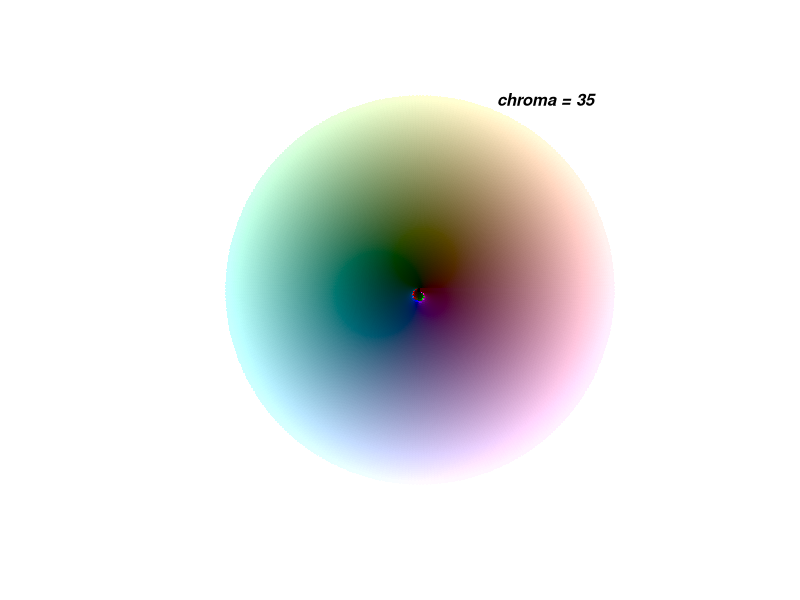
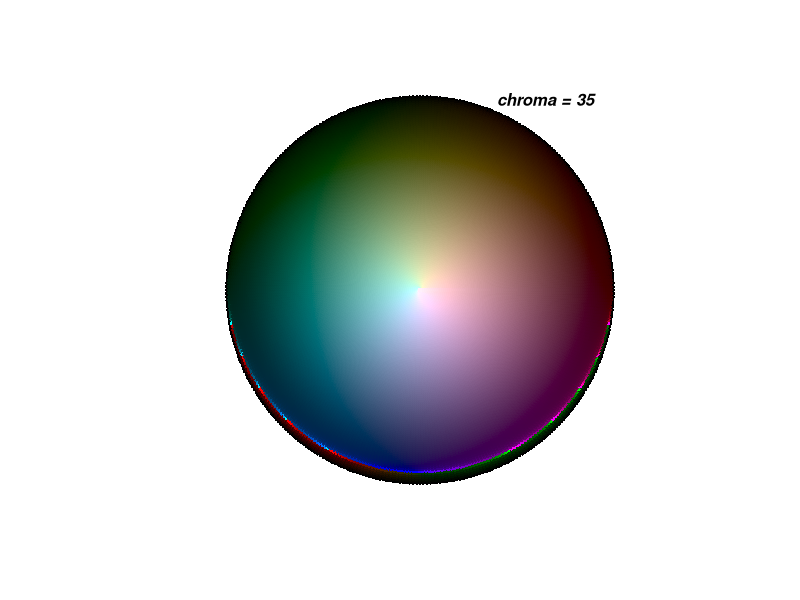
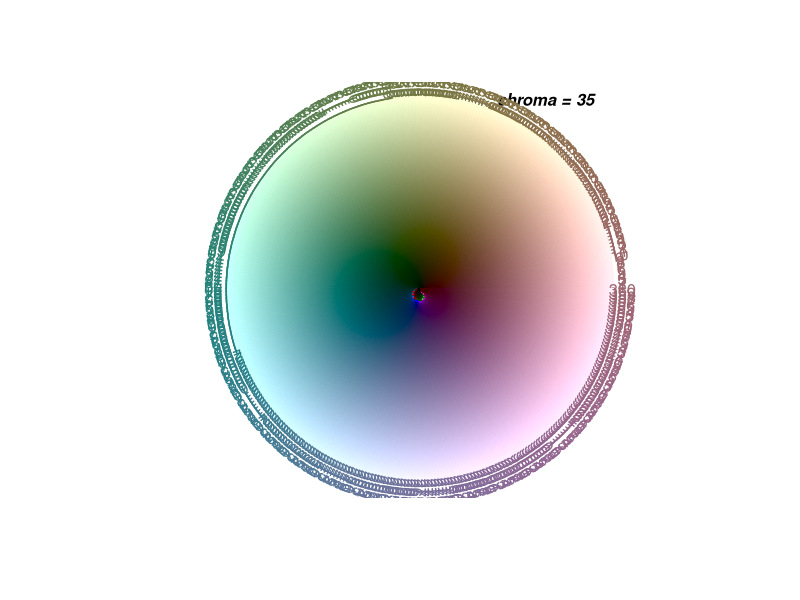
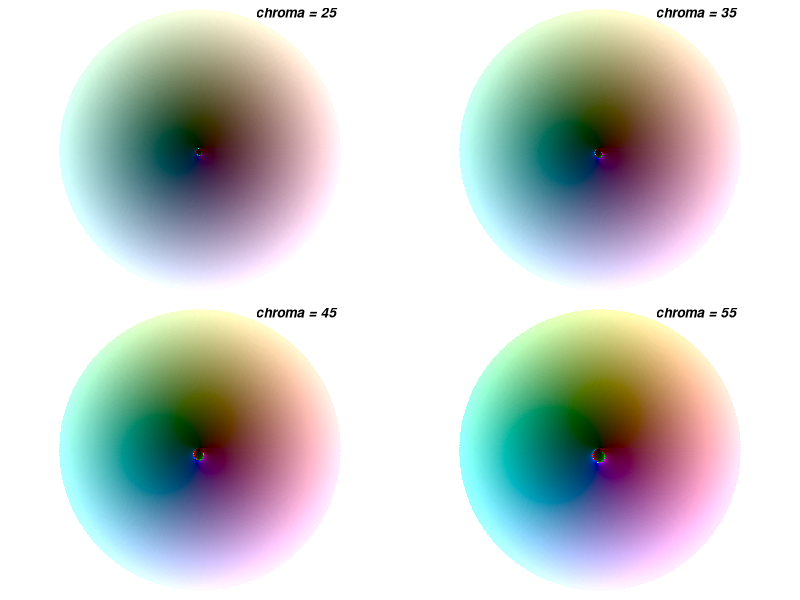
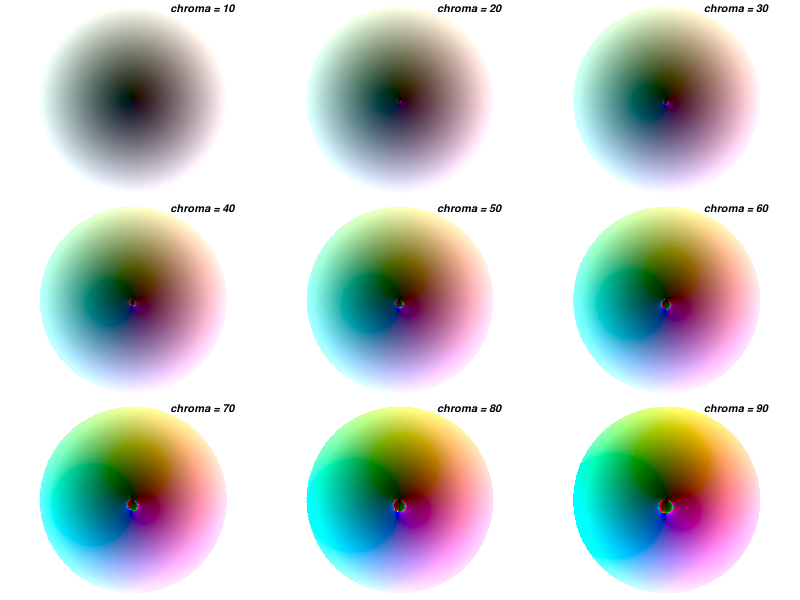
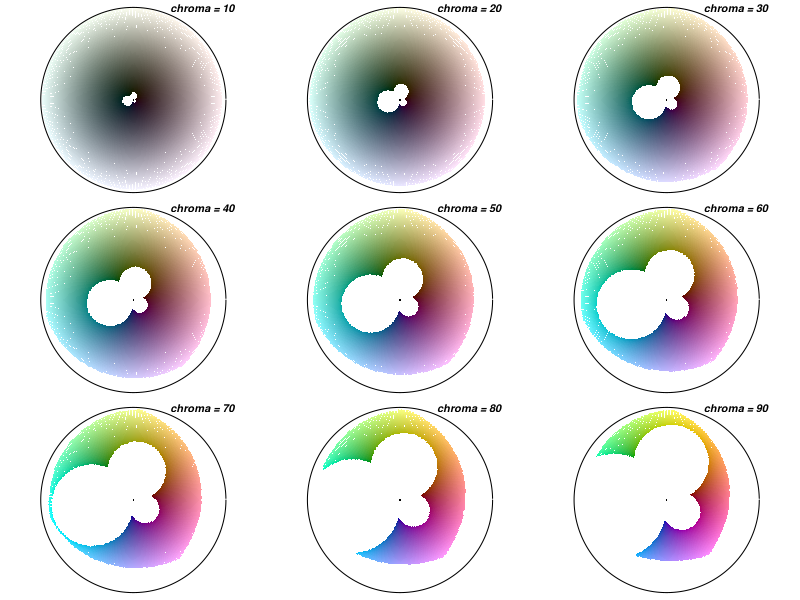
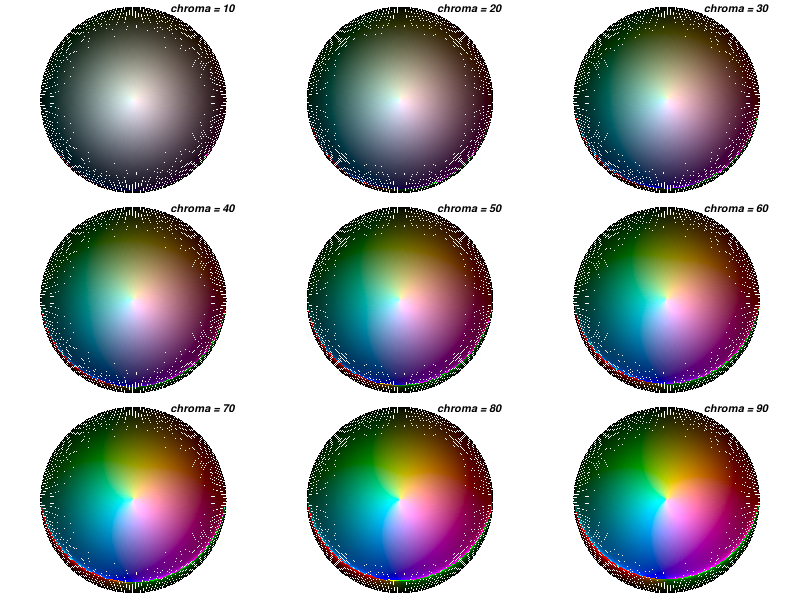
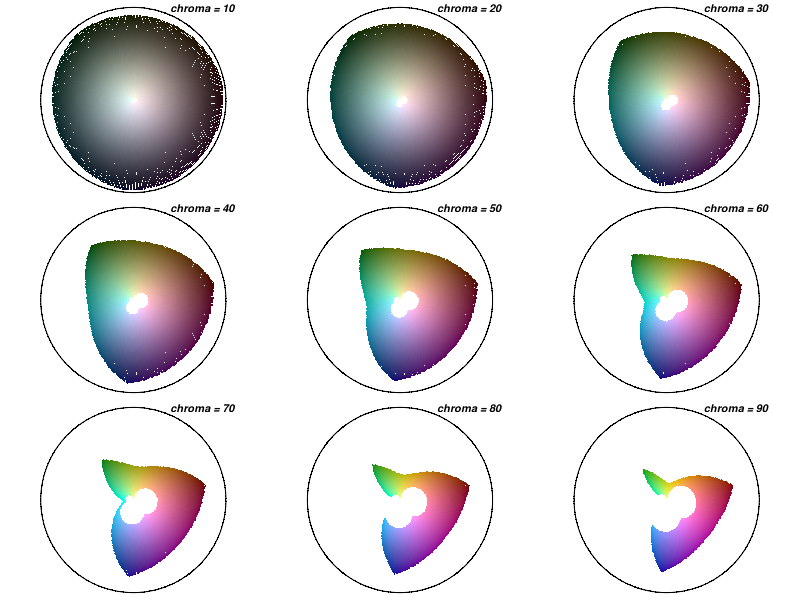

These figures' R source, in order:
### ------ hcl() explorations

hcl.wheel <-
    function(chroma = 35, lums = 0:100, hues = 1:360, asp = 1,
             p.cex = 0.6, do.label = FALSE, rev.lum = FALSE,
             fixup = TRUE)
{
    ## Purpose: show chroma "sections" of hcl() color space; see  ?hcl
    ## ----------------------------------------------------------------------
    ## Arguments: chroma: can be vector -> multiple plots are done,
    ##            lums, hues, fixup : all corresponding to hcl()'s args
    ##            rev.lum: logical indicating if luminance
    ## 			should go from outer to inner
    ## ----------------------------------------------------------------------
    ## Author: Martin Maechler, Date: 24 Jun 2005

    require("graphics")
    stopifnot(is.numeric(lums), lums >= 0, lums <= 100,
              is.numeric(hues), hues >= 0, hues <= 360,
              is.numeric(chroma), chroma >= 0, (nch <- length(chroma)) >= 1)
    if(is.unsorted(hues)) hues <- sort(hues)
    if(nch > 1) {
        op <- par(mfrow= n2mfrow(nch), mar = c(0,0,0,0), xpd = TRUE)
        on.exit(par(op))
    }
    for(i.c in 1:nch) {
        plot(-1:1,-1:1, type="n", axes = FALSE, xlab="",ylab="", asp = asp)
        ## main = sprintf("hcl(h = <angle>, c = %g)", chroma[i.c]),
        text(0.4, 0.99, paste("chroma =", format(chroma[i.c])),
             adj = 0, font = 4)
        l.s <- (if(rev.lum) rev(lums) else lums) / max(lums) # <= 1
        for(ang in hues) { # could do all this using outer() instead of for()...
            a. <- ang * pi/180
            z.a <- exp(1i * a.)
            cols <- hcl(ang, c = chroma[i.c], l = lums, fixup = fixup)
            points(l.s * z.a, pch = 16, col = cols, cex = p.cex)
            ##if(do."text") : draw the 0,45,90,... angle "lines"
            if(do.label)
                text(z.a*1.05, labels = ang, col = cols[length(cols)/2],
                     srt = ang)
        }
        if(!fixup) ## show the outline
            lines(exp(1i * hues * pi/180))
   }
   invisible()
}

## and now a few interesting calls :

hcl.wheel() # and watch it redraw when you fiddle with the graphic window
hcl.wheel(rev.lum= TRUE) # ditto
hcl.wheel(do.label = TRUE) # ditto


## Now watch:
hcl.wheel(chroma = c(25,35,45,55))

hcl.wheel(chroma = seq(10, 90, by = 10), p.cex = 0.4)
hcl.wheel(chroma = seq(10, 90, by = 10), p.cex = 0.3, fixup = FALSE)
hcl.wheel(chroma = seq(10, 90, by = 10), p.cex = 0.3, rev.lum = TRUE)
if(dev.interactive()) # new "graphics window" -- to compare with previous :
    dev.new()
hcl.wheel(chroma = seq(10, 90, by = 10), p.cex = 0.3, rev.lum = TRUE, fixup=FALSE)
